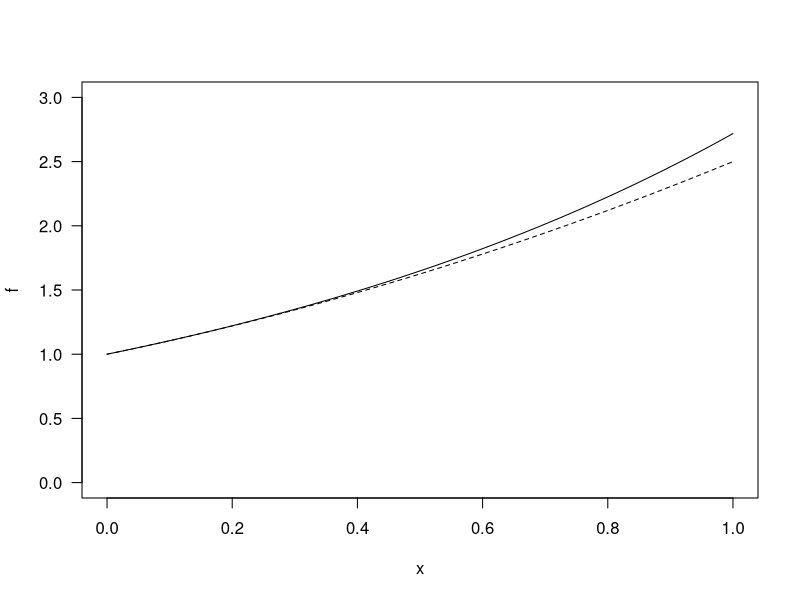
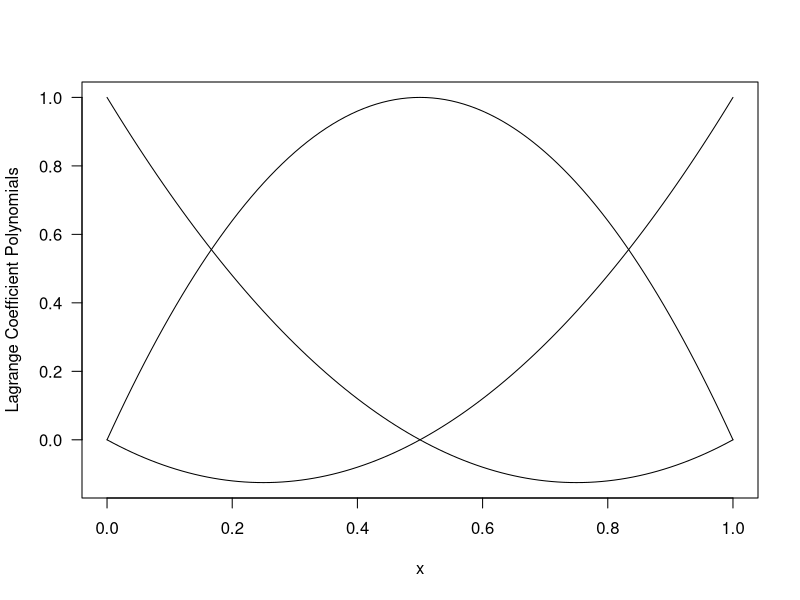
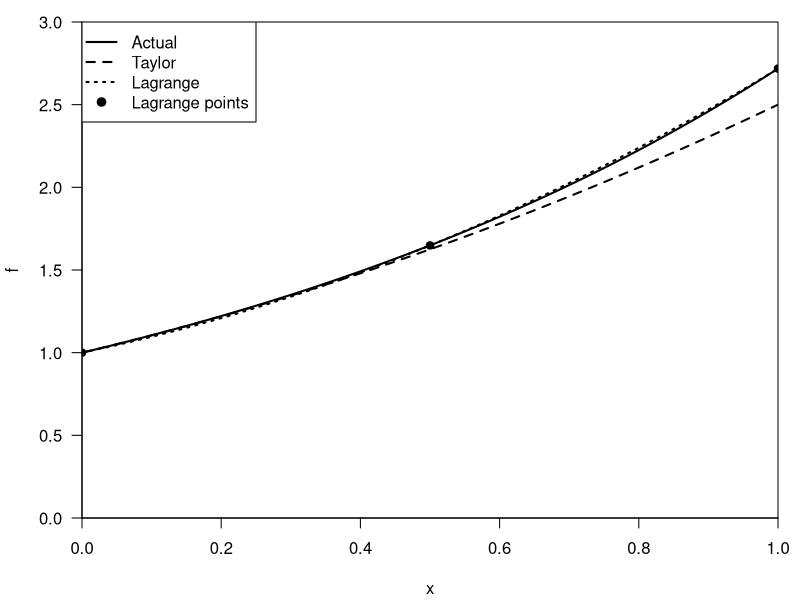
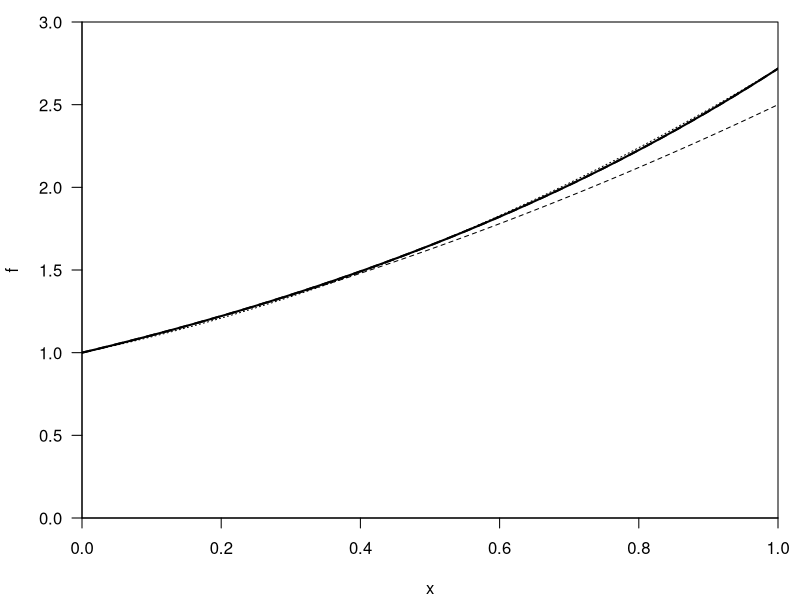
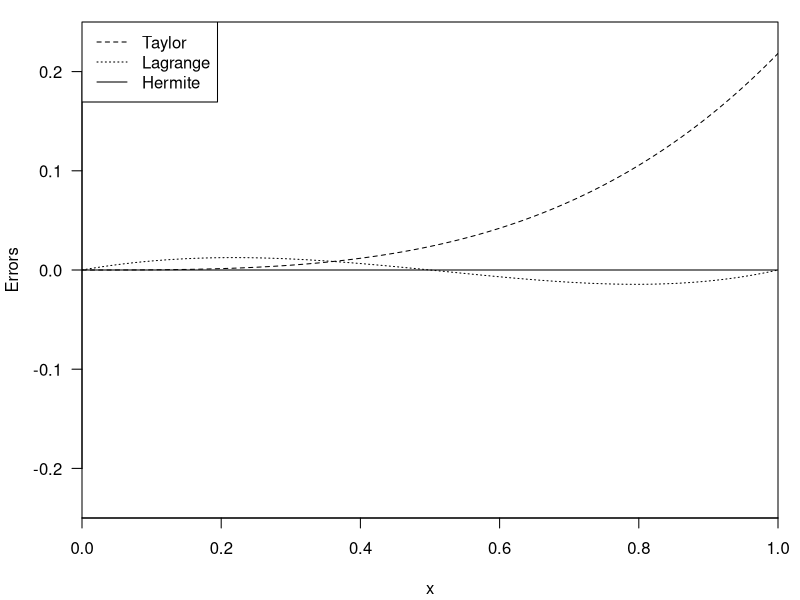

Source code (R) for these figures, in order:
## ---- chunk 1
knitr::opts_chunk$set(echo = TRUE)
## ---- chunk 2
# Original function
f <- function(x)exp(x)
# Could possibly do symbolically or switch to Mathematica
fp <- function(x)exp(x)

# Make a Taylor Polynomial
taylor <- function(x) 1 + x + x^2/2

# List of numbers
xs <- c(0, 0.5, 1)
## ---- chunk 3
plot(f, xlim=c(0, 1), ylim=c(0, 3), las=1)
plot(taylor, xlim=c(0, 1), ylim=c(0, 3), lty=2, add=T)
## ---- chunk 4
# Construction of Lagrange Coefficient Polynomials
L0 <- function(x)((x-xs[2])*(x-xs[3]))/((xs[1] - xs[2])*(xs[1] - xs[3]))
plot(L0, xlim=c(0, 1), ylab="Lagrange Coefficient Polynomials", las=1)
L1 <- function(x)((x-xs[1])*(x-xs[3]))/((xs[2] - xs[1])*(xs[2] - xs[3]))
plot(L1, xlim=c(0, 1), add=T)
L2 <- function(x)((x-xs[1])*(x-xs[2]))/((xs[3] - xs[1])*(xs[3] - xs[2]))
plot(L2, xlim=c(0, 1), add=T)
## ---- chunk 5
# primes, inelegant
# could do better
L1p <- function(x)(1)/((xs[2] - xs[1])*(xs[2] - xs[3]))*((x-xs[1])+(x-xs[3]))
L2p <- function(x)(1)/((xs[3] - xs[1])*(xs[3] - xs[2]))*((x-xs[1])+(x-xs[2]))
L0p <- function(x)(1)/((xs[1] - xs[2])*(xs[1] - xs[3]))*((x-xs[2]) + (x-xs[3]))
## ---- chunk 6
P <- function(x) f(xs[0+1])*L0(x) + f(xs[1+1])*L1(x) + f(xs[2+1])*L2(x)
## ---- chunk 7
par(xaxs='i', yaxs='i', mar=c(4.1, 4.1, 1.1, 1.1))
plot(f, xlim=c(0, 1), ylim=c(0, 3), las=1, lwd=2)
plot(taylor, xlim=c(0, 1), lty=2, lwd=2, add=T)
plot(P, xlim=c(0, 1), lty=3, lwd=2, add=T)
points(xs, sapply(xs, f), pch=19)
legend("topleft", c("Actual", "Taylor", "Lagrange", "Lagrange points"),
       lty=c(1, 2, 3, NA), pch=c(NA, NA, NA, 19), lwd=2)
## ---- chunk 8
h0 <- function(x) (1-2*(x - xs[[1]])*L0p(xs[[1]]))*(L0(x))^2
h1 <- function(x) (1-2*(x - xs[[2]])*L1p(xs[[2]]))*(L1(x))^2
h2 <- function(x) (1-2*(x - xs[[3]])*L2p(xs[[3]]))*(L2(x))^2

hh0 <- function(x) (x - xs[[1]])*(L0(x))^2
hh1 <- function(x) (x - xs[[2]])*(L1(x))^2
hh2 <- function(x) (x - xs[[3]])*(L2(x))^2
## ---- chunk 9
H <- function(x) f(xs[[1]])*h0(x) + f(xs[[2]])*h1(x) + 
  f(xs[[3]])*h2(x) + fp(xs[[1]])*hh0(x) + fp(xs[[2]])*hh1(x)+ fp(xs[[3]])*hh2(x)
## ---- chunk 10
plot(f, xlim=c(0, 1),  ylim=c(0, 3), las=1, lwd=2)
plot(taylor, xlim=c(0, 1), lty=2, lwd=1, add=T)
plot(P, xlim=c(0, 1), lty=3, lwd=1, add=T)
plot(H, xlim=c(0, 1), lty=2, lwd=2, add=T)
## ---- chunk 11
plot(function(x) f(x) - taylor(x), lty=2, xlim=c(0, 1), 
     ylim=c(-0.25, 0.25), las=1, ylab="Errors")
plot(function(x) f(x) - P(x), lty=3, xlim=c(0, 1), add=T)
plot(function(x) f(x) - H(x), lty=1, lwd=1, xlim=c(0, 1), add=T)
legend("topleft", c("Taylor", "Lagrange", "Hermite"),
       lty=c(2, 3, 1), lwd=1)
